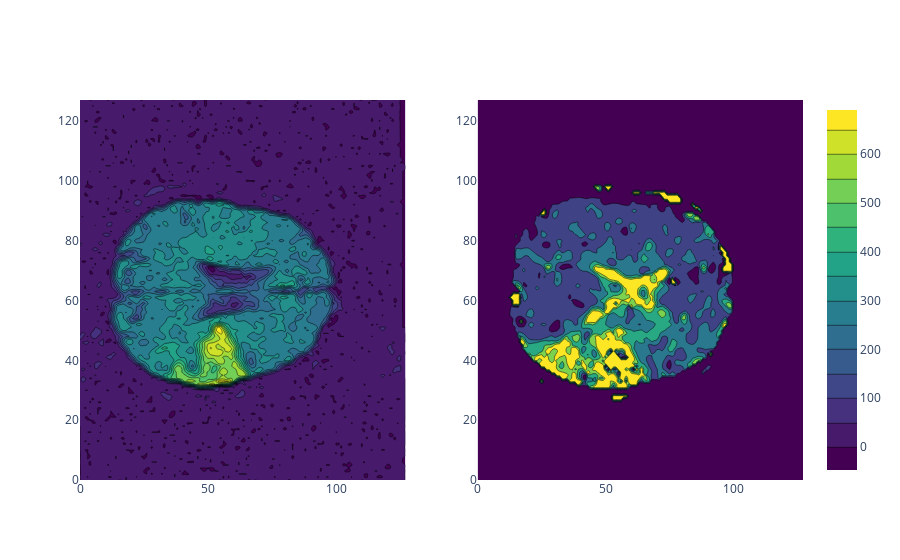

This figure's notebook cell:
### Code cell
fig = make_subplots(rows=1, cols=2)

fig.add_trace(
    go.Contour(
        z=dwi.values,
        colorscale='Viridis' # Electric
    ),
    row=1, col=1
)


fig.add_trace(
    go.Contour(
        z=pwi.values,
        colorscale='Viridis', # Electric
        coloraxis=None,
        showscale=False
    ),
    row=1, col=2
)

fig.show()

### Figure 1 — Plotly figure (JSON) as saved in the notebook; plotly's stock layout.template omitted (floating-point values rounded to 4 significant figures; data arrays with more than 128 entries replaced by an {"elided": "..."} marker saying what was removed)
{"data": [{"colorscale": [[0, "#440154"], [0.1111, "#482878"], [0.2222, "#3e4989"], [0.3333, "#31688e"], [0.4444, "#26828e"], [0.5556, "#1f9e89"], [0.6667, "#35b779"], [0.7778, "#6ece58"], [0.8889, "#b5de2b"], [1, "#fde725"]], "type": "contour", "xaxis": "x", "yaxis": "y", "z": {"elided": "128x128 float values"}}, {"colorscale": [[0, "#440154"], [0.1111, "#482878"], [0.2222, "#3e4989"], [0.3333, "#31688e"], [0.4444, "#26828e"], [0.5556, "#1f9e89"], [0.6667, "#35b779"], [0.7778, "#6ece58"], [0.8889, "#b5de2b"], [1, "#fde725"]], "showscale": false, "type": "contour", "xaxis": "x2", "yaxis": "y2", "z": {"elided": "128x128 float values"}}], "layout": {"xaxis": {"anchor": "y", "domain": [0, 0.45]}, "xaxis2": {"anchor": "y2", "domain": [0.55, 1]}, "yaxis": {"anchor": "x", "domain": [0, 1]}, "yaxis2": {"anchor": "x2", "domain": [0, 1]}}}
